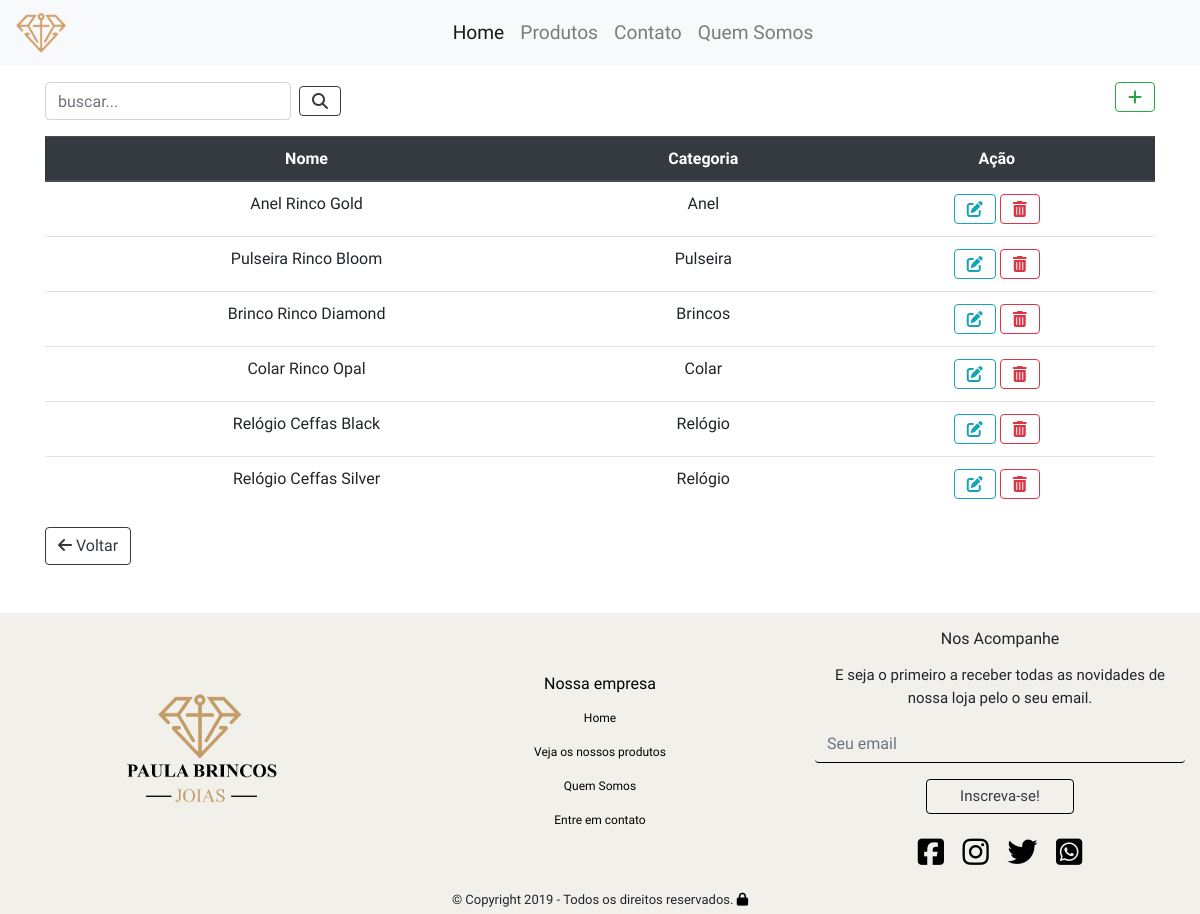
Screenshot of /produto (signed in) with the database file from the repository.
### tables this page shows
CREATE TABLE `produto` (
  `id` int(11) NOT NULL,
  `nome` varchar(255) NOT NULL,
  `preco` float NOT NULL,
  `descricao` longtext NOT NULL,
  `url_imagem` mediumtext NOT NULL,
  `data_venda` timestamp NOT NULL DEFAULT current_timestamp() ON UPDATE current_timestamp(),
  `categoria_id` int(11) NOT NULL
);

CREATE TABLE `categoria` (
  `id` int(11) NOT NULL,
  `nome` varchar(45) NOT NULL,
  `descricao` varchar(255) NOT NULL
);

### app/core/Controller.php (called while the page is built, shortened)
<?php
class Controller{
    public function load($viewName, $viewData=array()){
        extract($viewData);
        include "app/views/" . $viewName .".php";
    }
}

### app/core/Core.php (called while the page is built, shortened)
<?php
class Core{
    private $parametros = array();
    public function run(){
       $c = new $controllerCorrente;
       call_user_func_array(array($c, $this->getMetodo()), $this->getParametros());
    }
    public function getMetodo() {
        return METODO_PADRAO;
    }
    public function getParametros() {
        return $this->parametros;
    }
}

### index.php (called while the page is built, shortened)
<?php
require 'app/core/Core.php';
$core = new Core;
$core->run();

### app/core/Model.php (called while the page is built, shortened)
<?php
abstract class Model{
    public function __construct() {
        $this->db = new \PDO("mysql:dbname=".BANCO.";host=".SERVIDOR,USUARIO,SENHA);
    }
}

### app/models/Produto.php (called while the page is built, shortened)
<?php
class Produto extends Model {
    public function lista() {
        $sql = "SELECT * FROM produto";
        $qry = $this->db->query($sql);
        return $qry->fetchAll(\PDO::FETCH_OBJ);
    }
}

### app/models/Categoria.php (called while the page is built, shortened)
<?php
class Categoria extends Model{
    public function lista(){
        $sql = "SELECT * FROM categoria";
        $qry = $this->db->query($sql);
        return $qry->fetchAll(\PDO::FETCH_OBJ);
    }
}

### app/views/produto/Index.php (the view)
<div class="container mt-3">
    <div class="d-flex justify-content-between">
        <form class="form-inline search-crud my-2 my-lg-0" method="GET" action="<?php echo URL_BASE . "/produto/pesquisar" ?>">
            <input class="form-control mr-sm-2" type="search" name="produto_pesquisar" placeholder="buscar..." aria-label="Search">
            <button class="btn btn-outline-dark" type="submit"><i class="fas fa-search"></i></button>
        </form>
        <a href="/produto/novo"><button type="button" class="btn btn-outline-success" title="Criar Produto"><i class="fas fa-plus"></i></button></a>
    </div>
    <table class="table mt-3 text-center">
        <thead class="thead-dark">
            <tr>
                <th scope="col">Nome</th>
                <th scope="col">Categoria</th>
                <th scope="col">Ação</th>
            </tr>
        </thead>
        <tbody>
            <?php if (is_array($produtos)) {
                foreach ($produtos as $produto) { ?>
                    <tr>
                        <td> <?php echo $produto->nome ?></td>
                        <?php foreach ($categorias as $categoria) { ?>
                            <?php if ($produto->categoria_id == $categoria->id) { ?>
                                <td> <?php echo $categoria->nome ?></td>
                        <?php }
                                } ?>
                        <td>
                            <a href="<?php echo URL_BASE . "/produto/editar/" . $produto->id ?>" class="btn btn-outline-info" title="Editar"><i class="fas fa-edit"></i></a>
                            <a href="<?php echo URL_BASE . "/produto/apagar/" . $produto->id ?>" class="btn btn-outline-danger" title="Deletar"><i class="fas fa-trash-alt"></i></a>
                        </td>
                    </tr>
            <?php }
            } ?>
        </tbody>
    </table>
    <a href="./administrativo"><button type="button" class="btn btn-outline-dark"><i class="fas fa-arrow-left"></i> Voltar</button></a>
</div>

### assets/css/styles.css (style rules this page uses)
body { font-family: 'Quicksand', sans-serif; }

### rows the page displays
produto: nome "Anel Rinco Gold"
categoria: nome "Anel"
produto: nome "Pulseira Rinco Bloom"
categoria: nome "Pulseira"
produto: nome "Brinco Rinco Diamond"
categoria: nome "Brincos"
produto: nome "Colar Rinco Opal"
categoria: nome "Colar"
produto: nome "Relógio Ceffas Black"
categoria: nome "Relógio"
produto: nome "Relógio Ceffas Silver"
